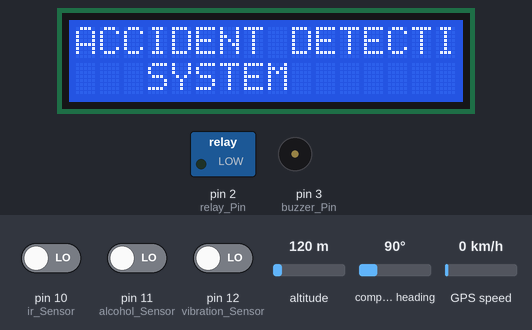
The sketch below on a simulated Arduino Uno, built with avr-gcc and run on an emulated ATmega328P. Shown: 16×2 character LCD, switched loads named in the sketch (green lamp = pin HIGH), buzzer (waves = sounding, pin HIGH). The inputs (shaded band) are chosen by the test bench; at power-on: pin 10 (ir_Sensor) LOW, pin 12 (vibration_Sensor) LOW, pin 11 (alcohol_Sensor) LOW, altitude 120 m, compass heading 90°, GPS speed 0 km/h. The GPS gets a fix after 3 s at 37.7749, -122.4194 with 8 satellites; what the sketch prints to the serial monitor is not drawn.

Above: at 0.11 s.
1.3 s: pin 10 (ir_Sensor) driven HIGH
At 2.3 s:
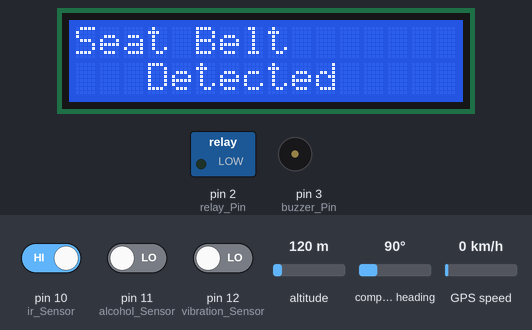
At 3.8 s:
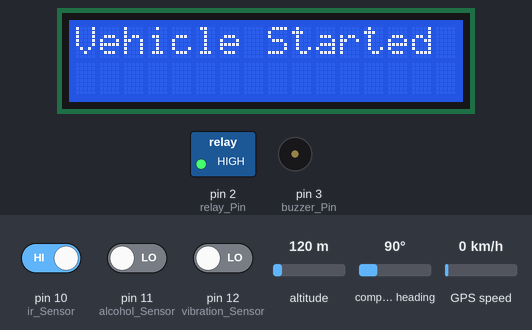
4.3 s: pin 12 (vibration_Sensor) driven HIGH
At 4.9 s:
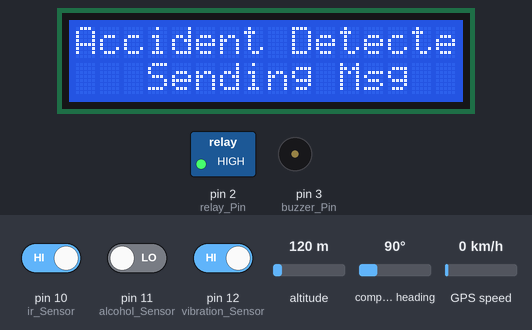
Timing chart, 0 to 7.3 s (numbered marks = the images above; inputs shaded):
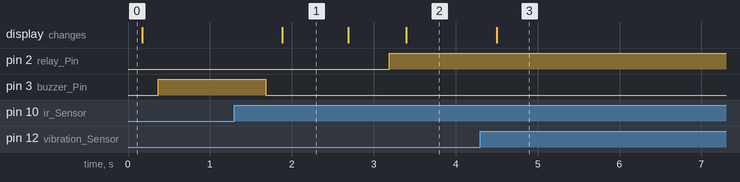

Measured:
- after the input at 1.3 s, pin 2 (relay_Pin): LOW → HIGH after 1.9 s; pin 3 (buzzer_Pin): HIGH → LOW after 0.38 s; the display: changes after 0.59 s (image 1)
- after the input at 4.3 s, the display: changes after 0.20 s (image 3)
- what the display in image 1 shows lasts 0.8 s, from 1.9 s to 2.7 s

The sketch:

Car_Accident_Detection_Aruduino_code.ino
```cpp
#include <LiquidCrystal.h>
#include <TinyGPS.h>
LiquidCrystal lcd(4, 5, 6, 7, 8, 9);

const int relay_Pin = 2;
const int buzzer_Pin = 3;
const int ir_Sensor = 10;
const int alcohol_Sensor = 11;
const int vibration_Sensor = 12;
TinyGPS gps;
long lat,lon;
bool ir_status = LOW;
bool alcohol_Status = LOW;
bool vibration_Status = LOW;

void setup() {
  pinMode(relay_Pin, OUTPUT);
  pinMode(buzzer_Pin, OUTPUT);
  pinMode(ir_Sensor, INPUT);
  pinMode(alcohol_Sensor, INPUT);
  pinMode(vibration_Sensor, INPUT);
  Serial.begin(9600);
  lcd.begin(16, 2);
  lcd.print("ACCIDENT DETECTION");
  lcd.setCursor(3,2);
  lcd.print("SYSTEM");

}
void loop() {
  ir_status = digitalRead(ir_Sensor);
  delay(100);
  if(ir_status == HIGH)
  {
    digitalWrite(buzzer_Pin, LOW);
    delay(200);
    lcd.clear();
    lcd.print("Seat Belt");
    lcd.setCursor(3,2);
    lcd.print("Detected");
    delay(500);

    while(1)
    {
      alcohol_Status = digitalRead(alcohol_Sensor);
      delay(100);
      if(alcohol_Status == LOW)
      {
       digitalWrite(buzzer_Pin, LOW);
       delay(200);
       lcd.clear();
       lcd.print("Alcohol not");
       lcd.setCursor(3,2);
       lcd.print("Detected");
       delay(500);
       digitalWrite(relay_Pin, HIGH);
       delay(200);
       while(1)
       {
        lcd.clear();
        lcd.print("Vehicle Started");
        delay(500);
        while(1)
        {
          vibration_Status = digitalRead(vibration_Sensor);
          delay(100);
          if(vibration_Status == HIGH)
          {
           lcd.clear();
           lcd.print("Accident Detected");
           lcd.setCursor(3,2);
           lcd.print("Sending Msg");
           delay(500);
           Serial.println("AT+CMGF=1");    //Sets the GSM Module in Text Mode
           delay(100);  // Delay of 1000 milli seconds or 1 second
           Serial.println("AT+CMGS=\"+919922512017\"\r"); // Replace x with mobile number
           delay(100);
           Serial.println("Accident Detected ");// The SMS text you want to send
           Serial.println("please check location");// The SMS text you want to send
           while(1)
           {
            gps_read();
           }
          }
          else
          {
           /* Do nothing */
          }
        }
       }
      }
      else
      {
        lcd.clear();
        lcd.print("Alcohol ");
        lcd.setCursor(3,2);
        lcd.print("Detected");
        delay(500);
        digitalWrite(relay_Pin, LOW);
        delay(200);
        digitalWrite(buzzer_Pin, HIGH);
        delay(200);
      }
    }
  }
  else
  {
    lcd.clear();
    lcd.print("Seat Belt");
    lcd.setCursor(3,2);
    lcd.print("not Detected");
    digitalWrite(relay_Pin, LOW);
    delay(200);
    digitalWrite(buzzer_Pin, HIGH);
    delay(200);
  }
}


void gps_read()
{
 byte a;

  if(Serial.available())
  {
    a=Serial.read();

   //Serial.write(a);

    while(gps.encode(a))   // encode gps data
    {
      gps.get_position(&lat,&lon); // get latitude and longitude

      Serial.println("Position: ");
      Serial.print("lat:");
      Serial.println((lat*0.000001),8);
      Serial.print("log:");
      Serial.println((lon*0.000001),8);
    }
  }
}
```
